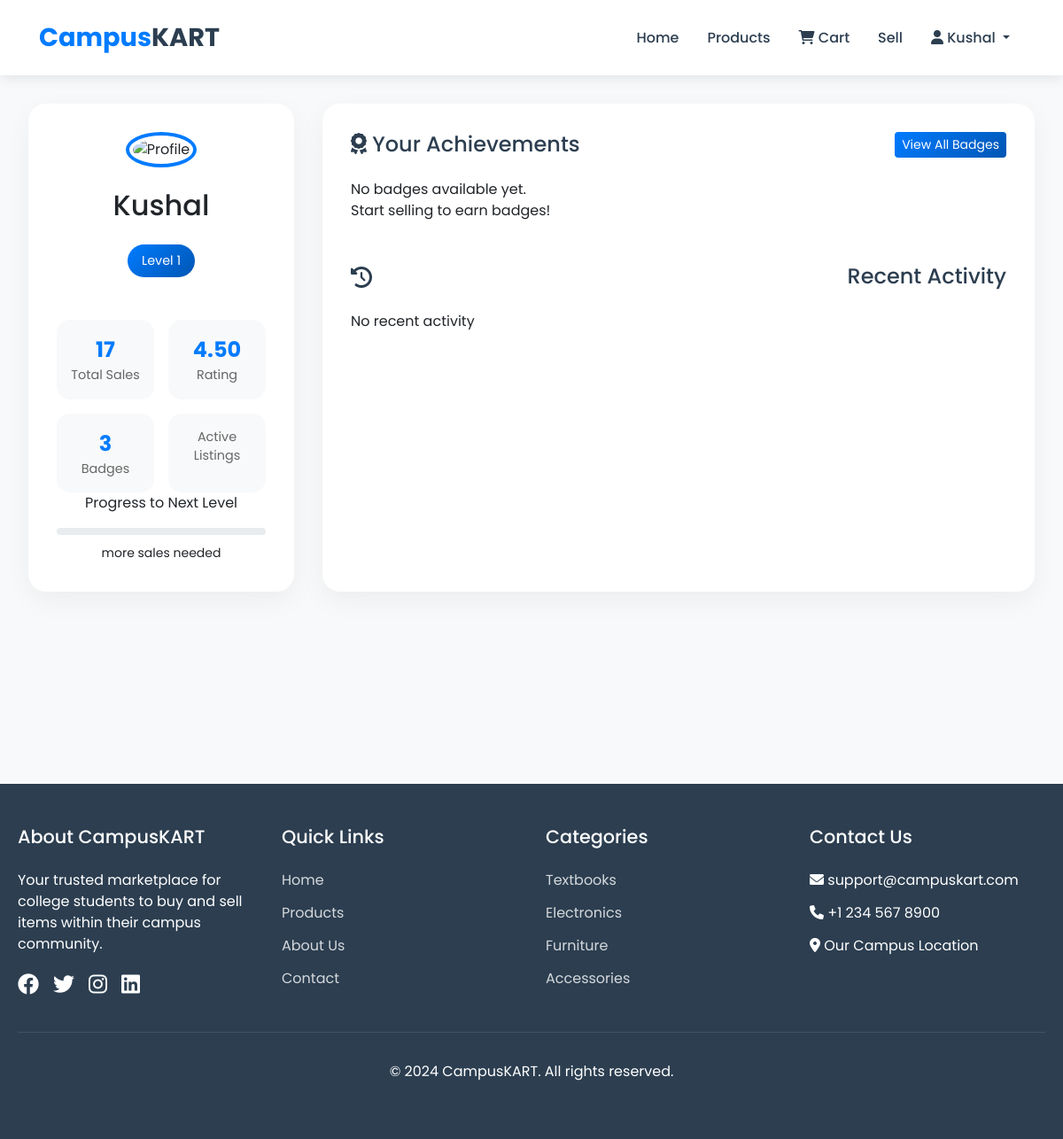
Page /accounts/dashboard/ (signed in) on the committed database.
### accounts/models.py (models this page shows)
class CustomUser(AbstractUser):
    college_email = models.EmailField(unique=True)

### accounts/models_base.py (models this page shows, shortened)
class SellerProfile(models.Model):
    user = models.OneToOneField(
        settings.AUTH_USER_MODEL,
        on_delete=models.CASCADE,
        related_name='seller_profile'
    )
    badges = models.ManyToManyField(Badge, blank=True)
    total_sales = models.IntegerField(default=0)
    rating = models.DecimalField(
        max_digits=3,
        decimal_places=2,
        default=0.00
    )
    response_time = models.DurationField(null=True, blank=True)
    level = models.IntegerField(default=1)
    last_badge_check = models.DateTimeField(default=timezone.now)

### accounts/views.py (the view)
# urls.py: path('dashboard/', dashboard, name='dashboard'),
@login_required
def dashboard(request):
    try:
        seller_profile = SellerProfile.objects.get(user=request.user)
    except SellerProfile.DoesNotExist:
        seller_profile = SellerProfile.objects.create(user=request.user)
    return render(request, 'dashboard.html', {
        'seller_profile': seller_profile,
        'badges' : seller_profile.badges.all()
                                              })

### templates/dashboard.html (shortened to what this page needs)
{% extends 'base.html' %}
{% load static %}
{% block content %}
<div class="dashboard-container">
    <div class="dashboard-grid">
        <div class="profile-card">
            <img src="{{ seller_profile.avatar.url|default:'static/images/default_avatar.png' }}" alt="Profile" class="profile-image">
            <h2>{{ user.username }}</h2>
            <span class="seller-level">Level {{ seller_profile.level|default:"1" }}</span>
            <div class="stats-grid">
                <div class="stat-card">
                    <div class="stat-number">{{ seller_profile.total_sales }}</div>
                    <div class="stat-label">Total Sales</div>
                </div>
                <div class="stat-card">
                    <div class="stat-number">{{ seller_profile.rating|default:"0.0" }}</div>
                    <div class="stat-label">Rating</div>
                </div>
                <div class="stat-card">
                    <div class="stat-number">{{ seller_profile.badges.count }}</div>
                    <div class="stat-label">Badges</div>
                </div>
                <div class="stat-card">
                    <div class="stat-label">Active Listings</div>
                </div>
            </div>
            <div class="progress-section">
                <p>Progress to Next Level</p>
                <div class="progress">
                </div>
                <small>{{ sales_to_next_level }} more sales needed</small>
            </div>
        </div>
        <div class="badges-section">
            <h2 class="section-title">
                <span><i class="fas fa-award"></i> Your Achievements</span>
                <a href="{% url 'badges' %}" class="btn btn-primary btn-sm">View All Badges</a>
            </h2>
            <div class="badges-grid">
                {% for badge_status in badges_with_status %}
                <div class="badge-card {% if badge_status.earned %}earned{% else %}badge-locked{% endif %}">
                    <img src="{{ badge_status.badge.image.url }}"
                         alt="{{ badge_status.badge.name }}"
                         class="badge-icon">
                    <h3>{{ badge_status.badge.name }}</h3>
                    <p>{{ badge_status.badge.description }}</p>
                    {% if not badge_status.earned %}
                    <div class="progress">
                        <div class="progress-bar"
                             role="progressbar"
                             style="width: {{ badge_status.progress }}%"
                             aria-valuenow="{{ badge_status.progress }}"
                             aria-valuemin="0"
                             aria-valuemax="100">
                            {{ badge_status.progress|floatformat:0 }}%
                        </div>
                    </div>
                    {% else %}
                    <p class="earned-date">Earned!</p>
                    {% endif %}
                </div>
                {% empty %}
                <div class="no-badges">
                    <p>No badges available yet. Start selling to earn badges!</p>
                </div>
                {% endfor %}
            </div>
            <div class="activity-list">
                <h3 class="section-title">
                    <i class="fas fa-history"></i> Recent Activity
                </h3>
                {% for activity in recent_activities %}
                <div class="activity-item">
                    <div class="activity-icon">
                        <i class="fas {{ activity.icon }}"></i>
                    </div>
                    <div>
                        <strong>{{ activity.action }}</strong>
                        <p>{{ activity.timestamp|timesince }} ago</p>
                    </div>
                </div>
                {% empty %}
                <p>No recent activity</p>
                {% endfor %}
            </div>
        </div>
    </div>
</div>
{% endblock %}

### templates/base.html (shortened to what this page needs)
{% load static %}
<!DOCTYPE html>
<html lang="en">
<head>
    <link href="https://cdn.jsdelivr.net/npm/bootstrap@5.3.0/dist/css/bootstrap.min.css" rel="stylesheet">
    <link rel="stylesheet" href="https://cdnjs.cloudflare.com/ajax/libs/font-awesome/6.0.0/css/all.min.css">
</head>
<body>
    <nav class="navbar navbar-expand-lg navbar-light">
        <div class="container">
            <a class="navbar-brand" href="{% url 'home' %}"><span>Campus</span>KART</a>
            <div class="collapse navbar-collapse" id="navbarNav">
                <ul class="navbar-nav ms-auto">
                    <li class="nav-item">
                        <a class="nav-link" href="{% url 'home' %}">Home</a>
                    </li>
                    <li class="nav-item">
                        <a class="nav-link" href="{% url 'products_page' %}">Products</a>
                    </li>
                    {% if user.is_authenticated %}
                        <li class="nav-item">
                            <a class="nav-link" href="{% url 'cart_page' %}">
                                <i class="fas fa-shopping-cart"></i> Cart
                            </a>
                        </li>
                        <li class="nav-item">
                            <a class="nav-link" href="{% url 'add_product' %}">Sell</a>
                        </li>
                    <li class="nav-item dropdown">
    <a class="nav-link dropdown-toggle" href="#" id="navbarDropdown" role="button"
       data-bs-toggle="dropdown">
        <i class="fas fa-user"></i> {{ user.username }}
    </a>
</li>
                    {% else %}
                        <li class="nav-item">
                            <a class="nav-link btn btn-primary text-white" href="{% url 'login' %}">Login</a>
                        </li>
                    {% endif %}
                </ul>
            </div>
        </div>
    </nav>
    <div class="main-content">
        {% block content %}{% endblock %}
    </div>
    <footer class="footer">
        <div class="footer-content">
            <div class="footer-grid">
                <div class="footer-section">
                    <h3>About CampusKART</h3>
                    <p>Your trusted marketplace for college students to buy and sell items within their campus community.</p>
                    <div class="social-links">
                        <a href="#"><i class="fab fa-facebook"></i></a>
                        <a href="#"><i class="fab fa-twitter"></i></a>
                        <a href="#"><i class="fab fa-instagram"></i></a>
                        <a href="#"><i class="fab fa-linkedin"></i></a>
                    </div>
                </div>
                <div class="footer-section">
                    <h3>Quick Links</h3>
                    <ul class="footer-links">
                        <li><a href="{% url 'home' %}">Home</a></li>
                        <li><a href="{% url 'products_page' %}">Products</a></li>
                        <li><a href="#">About Us</a></li>
                        <li><a href="#">Contact</a></li>
                    </ul>
                </div>
                <div class="footer-section">
                    <h3>Categories</h3>
                    <ul class="footer-links">
                        <li><a href="#">Textbooks</a></li>
                        <li><a href="#">Electronics</a></li>
                        <li><a href="#">Furniture</a></li>
                        <li><a href="#">Accessories</a></li>
                    </ul>
                </div>
                <div class="footer-section">
                    <h3>Contact Us</h3>
                    <ul class="footer-links">
                        <li><i class="fas fa-envelope"></i> support@campuskart.com</li>
                        <li><i class="fas fa-phone"></i> +1 234 567 8900</li>
                        <li><i class="fas fa-map-marker-alt"></i> Our Campus Location</li>
                    </ul>
                </div>
            </div>
            <div class="footer-bottom">
                <p>&copy; 2024 CampusKART. All rights reserved.</p>
            </div>
        </div>
    </footer>
</body>
</html>

### templates/base.html (style rules this page uses)
:root { --primary-color: #007bff; --secondary-color: #0056b3; --text-dark: #2c3e50; --text-light: #666; --background-light: #f8f9fa; }
* { margin: 0; padding: 0; box-sizing: border-box; font-family: 'Poppins', sans-serif; }
body { min-height: 100vh; display: flex; flex-direction: column; }
.navbar { background: white; box-shadow: 0 2px 15px rgba(0,0,0,0.1); padding: 1rem 2rem; }
.navbar-brand { font-size: 1.8rem; font-weight: 700; color: var(--text-dark); }
.navbar-brand span { color: var(--primary-color); }
.nav-link { color: var(--text-dark); font-weight: 500; padding: 0.5rem 1rem; transition: color 0.3s ease; }
.nav-item { margin: 0 0.5rem; }
.btn-primary { background: linear-gradient(135deg, var(--primary-color), var(--secondary-color)); border: none; }
.main-content { flex: 1; }
.footer { background: var(--text-dark); color: white; padding: 3rem 0; margin-top: auto; }
.footer-content { max-width: 1200px; margin: 0 auto; padding: 0 20px; }
.footer-grid { display: grid; grid-template-columns: repeat(auto-fit, minmax(250px, 1fr)); gap: 2rem; }
.footer-section h3 { color: white; margin-bottom: 1.5rem; font-size: 1.3rem; }
.footer-links { list-style: none; padding: 0; }
.footer-links li { margin-bottom: 0.8rem; }
.footer-links a { color: rgba(255,255,255,0.8); text-decoration: none; transition: color 0.3s ease; }
.social-links { display: flex; gap: 1rem; margin-top: 1rem; }
.social-links a { color: white; font-size: 1.5rem; transition: color 0.3s ease; }
.footer-bottom { text-align: center; padding-top: 2rem; margin-top: 2rem; border-top: 1px solid rgba(255,255,255,0.1); }

### templates/dashboard.html (style rules this page uses)
.dashboard-container { min-height: 100vh; background: #f8f9fa; padding: 2rem 0; }
.dashboard-grid { display: grid; grid-template-columns: 300px 1fr; gap: 2rem; max-width: 1400px; margin: 0 auto; padding: 0 2rem; }
.profile-card { background: white; border-radius: 20px; padding: 2rem; text-align: center; box-shadow: 0 10px 30px rgba(0, 0, 0, 0.05); }
.profile-image { width: 120px; height: 120px; border-radius: 50%; margin: 0 auto 1.5rem; border: 4px solid #007bff; padding: 4px; object-fit: cover; }
.seller-level { background: linear-gradient(135deg, #007bff, #0056b3); color: white; padding: 0.5rem 1rem; border-radius: 50px; font-size: 0.9rem; margin: 1rem 0; display: inline-block; }
.stats-grid { display: grid; grid-template-columns: repeat(2, 1fr); gap: 1rem; margin-top: 2rem; }
.stat-card { background: #f8f9fa; padding: 1rem; border-radius: 15px; text-align: center; }
.stat-number { font-size: 1.5rem; font-weight: 700; color: #007bff; }
.stat-label { font-size: 0.9rem; color: #666; }
.badges-section { background: white; border-radius: 20px; padding: 2rem; box-shadow: 0 10px 30px rgba(0, 0, 0, 0.05); }
.section-title { font-size: 1.5rem; color: #2c3e50; margin-bottom: 1.5rem; display: flex; align-items: center; justify-content: space-between; }
.badges-grid { display: grid; grid-template-columns: repeat(auto-fill, minmax(200px, 1fr)); gap: 1.5rem; margin-bottom: 2rem; }
.activity-list { margin-top: 2rem; }
.progress { height: 8px; background-color: #e9ecef; border-radius: 4px; overflow: hidden; margin: 0.5rem 0; }

### rows in the picture
CustomUser: username "Kushal"
SellerProfile: level "1", total_sales "17", rating "4.50", badges.count "3"
